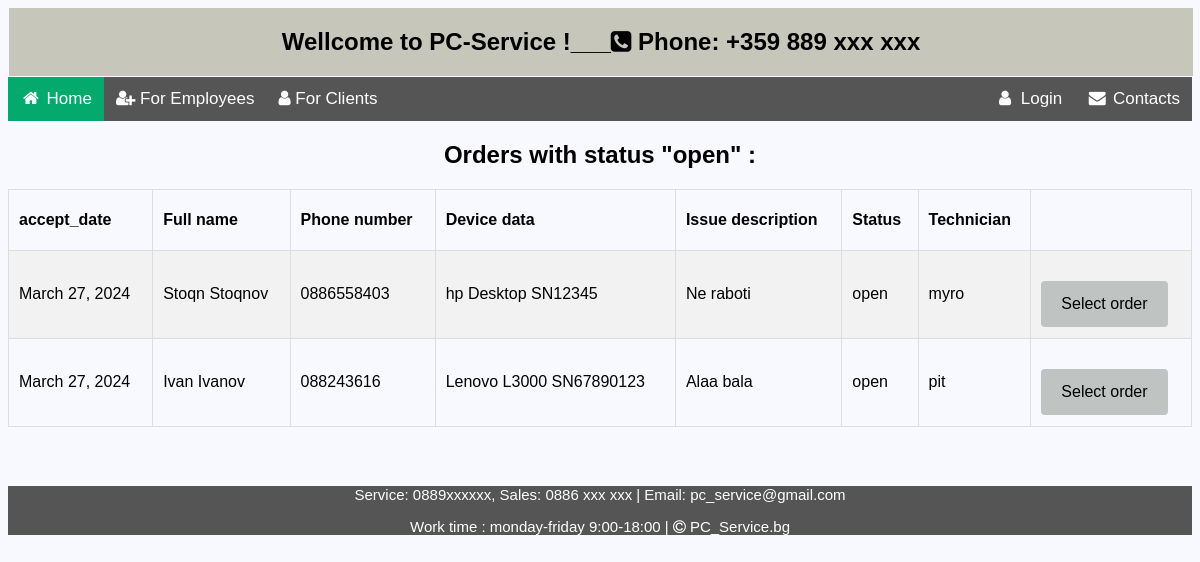
Page /reception/select-order/ on the committed database.
### sm_system/reception/models.py (models this page shows, shortened)
class ServiceOrder(models.Model):
    ORDER_STATUS = (
        ('open', 'Open'),
        ('in_progress', 'In progress'),
        ('completed', 'Completed'),
        ('closed', 'Closed')
    )
    DEVICE_TYPE = (
        ('computer', 'Computer'),
        ('laptop', 'Laptop'),
        ('monitor', 'Monitor'),
        ('printer', 'Printer')
    )
    SK_MAX_LEN = 20
    DEVICE_TYPE_MAX_LEN = 20
    DEVICE_DATA_MAX_LEN = 200
    PRICE_MAX_LENGTH = 10
    ISSUE_MAX_LEN = 300
    RESOLUTION_MAX_LEN = 300
    STATUS_MAX_LEN = 20
    so_id = models.CharField(
        max_length=SK_MAX_LEN,
        unique=True,
        default=generate_unique_id,
        editable=False,
    )
    accept_date = models.DateField(
        blank=False,
        null=False,
        default=date.today,
    )
    client = models.ForeignKey(Client, on_delete=models.CASCADE, null=False, blank=False, default=last_client())
    technician = models.ForeignKey(SmsUser, on_delete=models.CASCADE, null=True, blank=True)
    device_type = models.CharField(
        max_length=DEVICE_TYPE_MAX_LEN,
        choices=DEVICE_TYPE,
        null=False,
        blank=False,
    )
    device_data = models.CharField(
        max_length=DEVICE_DATA_MAX_LEN,
        null=False,
        blank=False,
    )
    issue_description = models.TextField(
        max_length=ISSUE_MAX_LEN,
    )
    status = models.CharField(
        max_length=STATUS_MAX_LEN,
        choices=ORDER_STATUS,
        default='Open',
    )
    class Meta:
        ordering = ('-pk',)

### sm_system/clients/models.py (models this page shows)
class Client(models.Model):
    FIRST_NAME_MIN_LEN = 2
    FIRST_NAME_MAX_LEN = 30
    LAST_NAME_MIN_LEN = 2
    LAST_NAME_MAX_LEN = 30
    PHONE_MAX_LENGTH = 12
    PHONE_MIN_LENGTH = 9
    email = models.EmailField(
        unique=True,
        validators={validators.EmailValidator},
        blank=True,
        null=True
    )
    first_name = models.CharField(
        max_length=FIRST_NAME_MAX_LEN,
        validators=(
            validators.MinLengthValidator(FIRST_NAME_MIN_LEN),
            is_letter_validator,
            first_char_capital_validator,
        ),
        blank=False,
        null=False,
    )
    last_name = models.CharField(
        max_length=LAST_NAME_MAX_LEN,
        validators=(
            validators.MinLengthValidator(LAST_NAME_MIN_LEN),
            is_letter_validator,
            first_char_capital_validator,
        ),
        blank=False,
        null=False,
    )
    phone_number = models.CharField(
        max_length=PHONE_MAX_LENGTH,
        validators=(
            validators.MinLengthValidator(PHONE_MIN_LENGTH),
            phone_validator,
        ),
        blank=False,
        null=False,
    )
    def __str__(self):
        return f'{self.first_name} {self.last_name}'
    class Meta:
        ordering = ('-pk',)

### sm_system/accounts/models.py (models this page shows, shortened)
class SmsUser(auth_models.AbstractUser):
    FIRST_NAME_MIN_LEN = 2
    FIRST_NAME_MAX_LEN = 30
    LAST_NAME_MIN_LEN = 2
    LAST_NAME_MAX_LEN = 30
    PHONE_MAX_LENGTH = 12
    PHONE_MIN_LENGTH = 9
    email = models.EmailField(
        unique=True,
        validators={validators.EmailValidator},
        blank=False,
        null=False
    )
    first_name = models.CharField(
        max_length=FIRST_NAME_MAX_LEN,
        validators=(
            validators.MinLengthValidator(FIRST_NAME_MIN_LEN),
            is_letter_validator,
            first_char_capital_validator,
        ),
        blank=False,
        null=False,
    )
    last_name = models.CharField(
        max_length=LAST_NAME_MAX_LEN,
        validators=(
            validators.MinLengthValidator(LAST_NAME_MIN_LEN),
            is_letter_validator,
            first_char_capital_validator,
        ),
        blank=False,
        null=False,
    )
    phone_number = models.CharField(
        max_length=PHONE_MAX_LENGTH,
        unique=True,
        validators=(
            validators.MinLengthValidator(PHONE_MIN_LENGTH),
            phone_validator,
        ),
        blank=False,
        null=False,
    )
    user_type = models.CharField(
        choices=Type.choices(),
        max_length=Type.max_len(),
        blank=True,
        null=True
    )
    profile_picture = models.URLField(
        null=True,
        blank=True,
        validators=(
            validate_file_size,
        ),
    )
    class Meta:
        ordering = ('pk',)

### sm_system/reception/views.py (the view)
# urls.py: path('select-order/', SelectOrderView.as_view(), name='select_order'),
class SelectOrderView(ListView):
    model = ServiceOrder
    form_class= RepairStartForm
    template_name = 'reception/select_order.html'
    success_url = reverse_lazy('orders_list')
    def get_queryset(self):
        return super().get_queryset().filter(status='open')

### templates/reception/select_order.html
{% extends 'home_page.html' %}
{% load static %}
{% block content %}
<div class="info div "  >
    <h2 class="headers">Orders with status "open" :</h2>
    <table class="table" style="width: 100%">
        <tr >
            <th>accept_date</th>
            <th>Full name</th>
            <th>Phone number</th>
            <th>Device data</th>
            <th>Issue description</th>
            <th>Status</th>
            <th>Technician</th>
        </tr>
        {% for order in object_list %}
        <tr>
            <td>{{ order.accept_date }}</td>
            <td>{{ order.client }}</td>
            <td>{{ order.client.phone_number }}</td>
            <td>{{ order.device_data }}</td>
            <td>{{ order.issue_description }}</td>
            <td>{{ order.status }}</td>
            <td>{{ order.technician }}</td>
            <td><a class="edit-button" href="{% url 'start_repair' pk=order.pk %}" >Select order</a></td>
        </tr>
        {% empty %}
            <h2 class="center" >No records !</h2>
        {% endfor %}
    </table>
</div>
{% endblock %}

### static/css/main.css (style rules this page uses)
body { font-family: Arial, Helvetica, sans-serif;background-color: ghostwhite }

### static/css/forms.css (style rules this page uses)
.headers { text-align: center; }
.info input[type=submit], .info a { background-color: #04AA6D; color: white; padding: 14px 20px; margin-top: 20px; margin-left: auto; margin-right: auto; border: none; border-radius: 4px; cursor: pointer; }
.info a { text-decoration: none; background-color: #bfc3c2; color: black; text-align: center; }
.table { border-collapse: collapse; border-spacing: 0; width: 50%; border: 1px solid #ddd; margin: auto; }
.table th, td { border: 1px solid #dddddd; text-align: left; padding: 10px; height: 40px; }
.table tr:nth-child(even) { background-color: #f2f2f2; }
.edit-button { background-color: #bfc3c2; border: none; color: black; padding: 1px 1px; text-decoration: none; display: inline-block ; margin: 1px 1px; cursor: pointer; border-radius: 2px; }

### rows in the picture
ServiceOrder: accept_date "March 27, 2024", client "Stoqn Stoqnov", client.phone_number "0886558403", device_data "hp Desktop SN12345", issue_description "Ne raboti", status "open", technician "myro"
ServiceOrder: accept_date "March 27, 2024", client "Ivan Ivanov", client.phone_number "088243616", device_data "Lenovo L3000 SN67890123", issue_description "Alaa bala", status "open", technician "pit"
